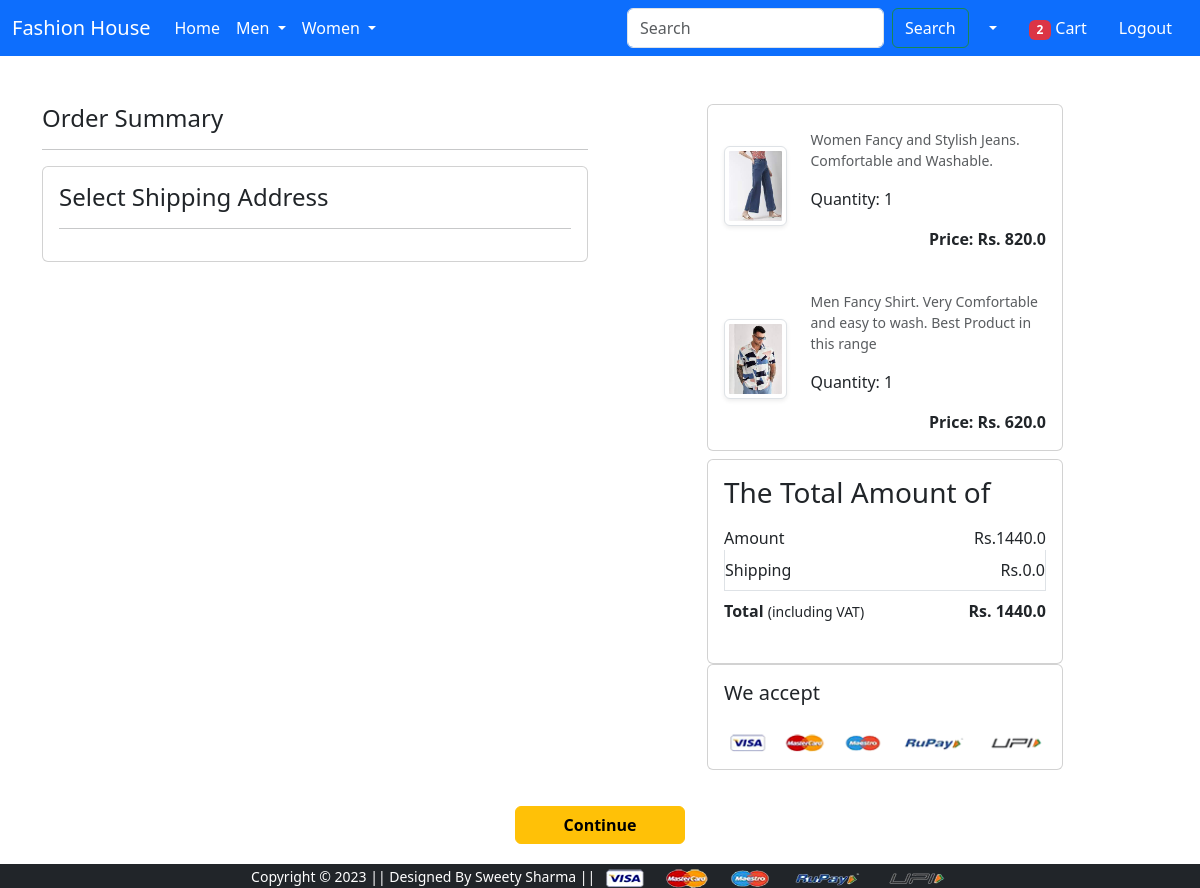
Screenshot of /checkout/ (signed in) with the database file from the repository.
### app/models.py (models this page shows, shortened)
class cart(models.Model):
    user=models.ForeignKey(User,on_delete=models.CASCADE)
    product=models.ForeignKey(Product,on_delete=models.CASCADE)
    quantity=models.PositiveIntegerField(default=1)

class Product(models.Model):
    title=models.CharField(max_length=100)
    selling_price=models.FloatField()
    discounted_price=models.FloatField()
    quantity=models.IntegerField()
    description=models.TextField()
    brand=models.CharField(max_length=100)
    category=models.CharField(choices=category_choices,max_length=20)
    sub_category=models.CharField(choices=sub_category_choices,max_length=50)
    product_image=models.ImageField(upload_to='productimg')

### app/views.py (the view)
# urls.py: path('checkout/', views.checkout, name='checkout'),
def checkout(request):
 if request.user.is_authenticated:
    cartitem=0
    cartitem=len(cart.objects.filter(user=request.user))
    user=request.user
    Cart=cart.objects.filter(user=user)
    add=Delivery_Address.objects.filter(email=request.user.email)
    amount=0.0
    totalamount=0.0
    for c in Cart:
      tempamount=(c.quantity * c.product.discounted_price)
      amount +=tempamount
      if amount>=500:
        shipping_amount=0.0
      else:
        shipping_amount=50.0
      totalamount = amount+shipping_amount
    return render(request, 'app/checkout.html',{"Cart":Cart,"add":add,"totalamount":totalamount,"amount":amount,"shipping_amount":shipping_amount,"cartitem":cartitem})

### app/templates/app/checkout.html (shortened to what this page needs)
{% extends 'app/base.html' %}
{% load static %}
{% block main-content %}
<div class="container">
  <form action="/cartorderplaced" method="post">
      <div class="row mt-5">
          <div class="col-sm-6">
              <h4>Order Summary</h4>
              <hr>
              <div class="card">
                  <div class="card-body">
                      <h4>Select Shipping Address</h4>
                      <hr>
                  </div>
              </div>
          </div>
          <div class="col-sm-4 offset-sm-1">
              <div class="card mb-2">
                {% for c in Cart %}
                  <div class="card-body">
                      <div class="row">
                          <div class="col-sm-3 text-center align-self-center"><img src="{{c.product.product_image.url}}"
                                  alt="" srcset="" class="img-fluid img-thumbnail shadow-sm" height="150" width="150">
                          </div>
                          <div class="col-sm-9">
                              <div>
                                  <p class="mb-2 text-muted small">{{c.product.description}}</p>
                                  <div class="my-3">
                                      <label for="quantity">Quantity:</label>
                                      <span>{{c.quantity}}</span>
                                  </div>
                                  <div class="d-flex justify-content-end">
                                      <p class="mb-0"><span><strong>Price: Rs.
                                                  {{c.product.discounted_price}}</strong></span></p>
                                  </div>
                              </div>
                          </div>
                      </div>
                  </div>
                  {% endfor %}
              </div>
              <div class="card">
                  <div class="card-body">
                      <h3>The Total Amount of</h3>
                      <ul class="list-group">
                          <li
                              class="list-group-item d-flex justify-content-between align-items-center border-0 px-0 pb-0">
                              Amount
                              <span>Rs.<span>{{amount}}</span></span>
                          </li>
                          <li class="list-group-item d-flex justify-content-between align-items-center px-0">
                              Shipping
                              <span>Rs.<span id="samount">{{shipping_amount}}</span></span>
                          </li>
                          <li
                              class="list-group-item d-flex justify-content-between align-items-center border-0 px-0 mb-3">
                              <div>
                                  <strong>Total</strong> <small>(including VAT)</small>
                              </div>
                              <span><strong>Rs. <span>{{totalamount}}</span></strong></span>
                          </li>
                      </ul>
                  </div>
              </div>
              <div class="card">
                  <div class="card-body">
                      <h5 class="mb-4">We accept</h5>
                      <img src="{% static 'app/images/payment.png' %}" alt="" class="img-fluid">
                  </div>
              </div>
          </div>
      </div>
      <div class="col-12 text-center" style="padding: 20px;">
          <button class="btn btn-warning mt-3 px-5 fw-bold" type="submit">Continue</button>
      </div>
  </form>
</div>
{% endblock main-content %}

### rows the page displays
cart: product.product_image (picture), product.description "Women Fancy and Stylish Jeans. Comfortable and Washable.", quantity "1", product.discounted_price "820.0"
cart: product.product_image (picture), product.description "Men Fancy Shirt. Very Comfortable and easy to wash. Best Product in this range", quantity "1", product.discounted_price "620.0"

### other values shown
{{ cartitem }} "2"
{{ amount }} "1440.0"
{{ shipping_amount }} "0.0"
{{ totalamount }} "1440.0"
